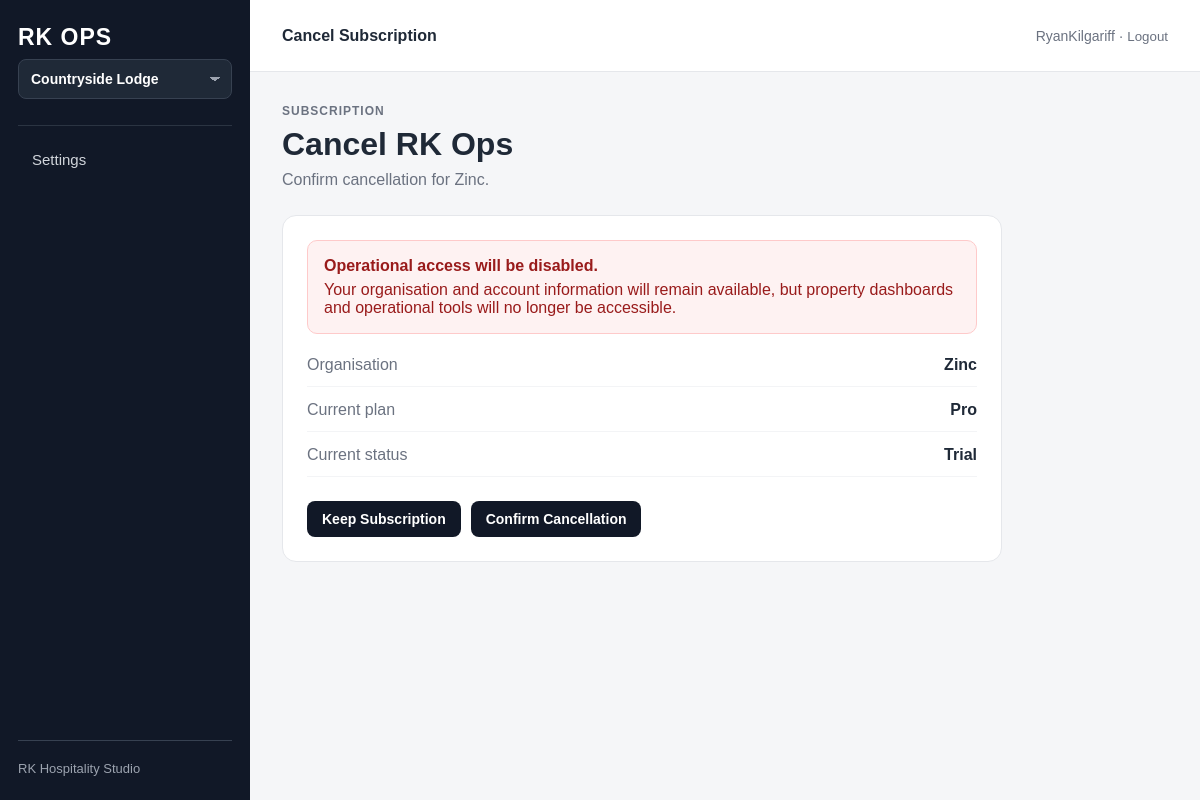
Before: /account/zinc/subscription/cancel/confirm/ (signed in) with the older database file.
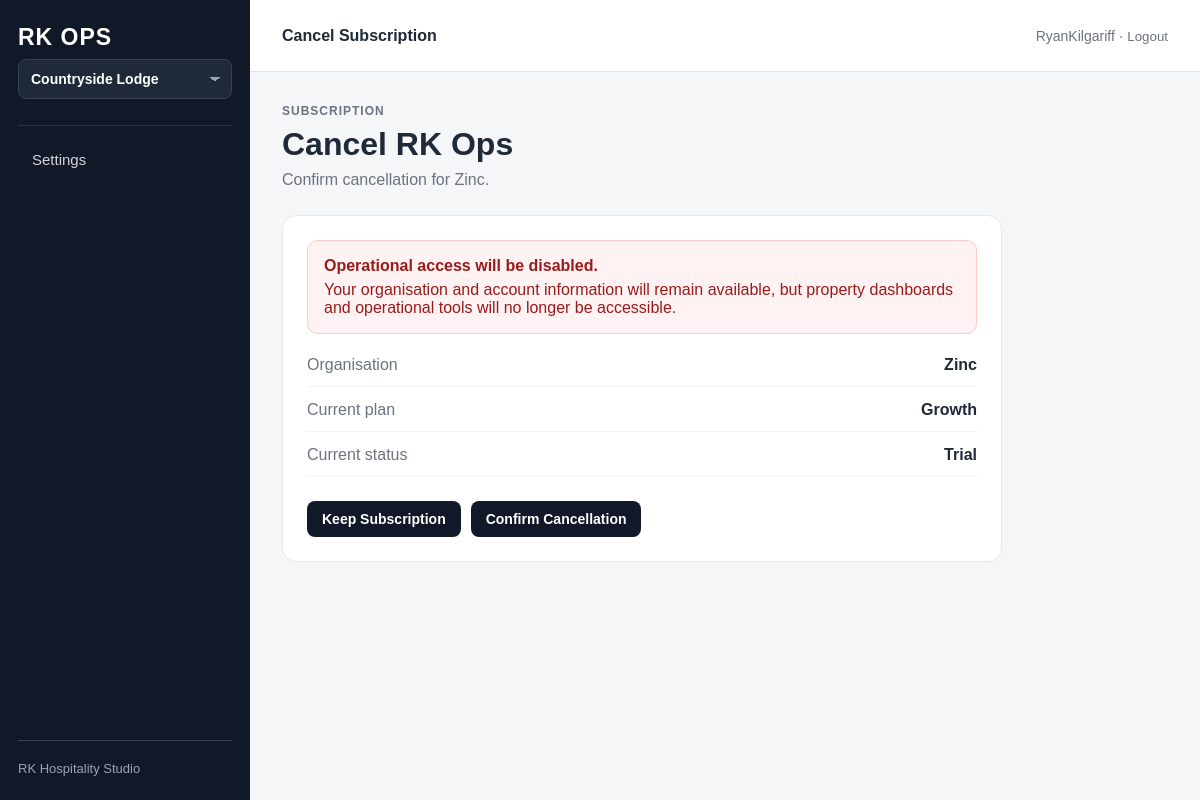
After: the same page with the newer database file.
### properties/models.py (models this page shows, shortened)
class OrganisationSubscription(models.Model):
    class Plan(models.TextChoices):
        FOUNDER_BETA = "founder_beta", "Founder Beta"
        STARTER = "starter", "Starter"
        GROWTH = "growth", "Growth"
        PRO = "pro", "Pro"
    class Status(models.TextChoices):
        PENDING = "pending", "Pending setup"
        TRIAL = "trial", "Trial"
        ACTIVE = "active", "Active"
        PAST_DUE = "past_due", "Past Due"
        CANCELLED = "cancelled", "Cancelled"
        SUSPENDED = "suspended", "Suspended"
    class BillingProvider(models.TextChoices):
        MANUAL = "manual", "Manual"
        STRIPE = "stripe", "Stripe"
        PAYPAL = "paypal", "PayPal"
    PLAN_CONFIG = {
        Plan.FOUNDER_BETA: {
            "public": False,
            "monthly_price": 29,
            "property_limit": 5,
            "member_limit": 25,
            "features": [
                "Core operations dashboard",
                "Tasks and issues",
                "Checklists",
                "Handover",
                "Team access",
                "Recurring tasks",
                "Escalations",
            ],
        },
        Plan.STARTER: {
            "public": True,
            "monthly_price": 39,
            "property_limit": 1,
            "member_limit": 8,
            "features": [
                "Core operations dashboard",
                "Tasks and issues",
                "Checklists",
                "Handover",
                "Team access",
            ],
        },
        Plan.GROWTH: {
            "public": True,
            "monthly_price": 69,
            "property_limit": 3,
            "member_limit": 20,
            "features": [
                "Everything in Starter",
                "Recurring tasks",
                "Operational analytics",
                "Escalations",
            ],
        },
        Plan.PRO: {
            "public": True,
            "monthly_price": 119,
            "property_limit": 10,
            "member_limit": 50,
            "features": [
                "Everything in Growth",
                "Multi-property operations",
                "Advanced workload visibility",
                "Priority support",
            ],
        },
    }
    list_display = (
        "organisation",
        "plan",
        "status",
        "billing_provider",
        "provider_subscription_id",
        "property_limit",
        "member_limit",
        "updated_at",
    )
    list_filter = (
        "plan",
        "status",
        "billing_provider",
    )
    search_fields = (
        "organisation__name",
        "provider_event_id",
        "provider_reference",
    )
    billing_provider = models.CharField(
        max_length=20,
        choices=BillingProvider.choices,
        default=BillingProvider.MANUAL,
    )
    provider_customer_id = models.CharField(
        max_length=255,
        blank=True,
    )
    provider_subscription_id = models.CharField(
        max_length=255,
        blank=True,
    )
    provider_reference = models.CharField(
        max_length=255,
        blank=True,
    )
    billing_metadata = models.JSONField(
        default=dict,
        blank=True,
    )
    organisation = models.OneToOneField(
        Organisation,
        on_delete=models.CASCADE,
        related_name="subscription",
    )
    plan = models.CharField(
        max_length=30,
        choices=Plan.choices,
        default=Plan.FOUNDER_BETA,
    )
    status = models.CharField(
        max_length=20,
        choices=Status.choices,
        default=Status.ACTIVE,
    )
    property_limit = models.PositiveIntegerField(
        default=1,
    )
    member_limit = models.PositiveIntegerField(
        default=10,
    )
    trial_ends_at = models.DateTimeField(
        null=True,
        blank=True,
    )
    current_period_ends_at = models.DateTimeField(
        null=True,
        blank=True,
    )
    cancelled_at = models.DateTimeField(
        null=True,
        blank=True,
    )
    created_at = models.DateTimeField(
        auto_now_add=True,
    )
    updated_at = models.DateTimeField(
        auto_now=True,
    )

### operations/views.py (the view)
@login_required
def organisation_subscription_cancel_confirm(
    request,
    organisation_slug,
):
    organisation = (
        require_organisation_management_access(
            request.user,
            organisation_slug,
        )
    )
    try:
        subscription = organisation.subscription
    except OrganisationSubscription.DoesNotExist:
        raise PermissionDenied(
            "This organisation does not have "
            "a subscription."
        )
    return render(
        request,
        "operations/subscription_cancel_confirm.html",
        {
            "organisation": organisation,
            "subscription": subscription,
            "active_page": "account",
        },
    )

### operations/utils.py (called while the page is built, shortened)
def get_organisation_for_user(
    user,
    organisation_slug,
):
    organisation = get_object_or_404(
        Organisation,
        slug=organisation_slug,
        is_active=True,
    )
    if user.is_superuser:
        return organisation, None

def require_organisation_management_access(
    user,
    organisation_slug,
):
    organisation, membership = (
        get_organisation_for_user(
            user,
            organisation_slug,
        )
    )
    if user.is_superuser:
        return organisation

### operations/templates/operations/subscription_cancel_confirm.html (shortened to what this page needs)
{% extends "operations/base.html" %}
{% block topbar_title %}
Cancel Subscription
{% endblock %}
{% block content %}
<p class="page-eyebrow">
    Subscription
</p>
<h1 class="page-title">
    Cancel RK Ops
</h1>
<p class="page-subtitle">
    Confirm cancellation for {{ organisation.name }}.
</p>
<div class="confirm-card">
    <div class="confirm-warning">
        <strong>
            Operational access will be disabled.
        </strong>
        <p>
            Your organisation and account information
            will remain available, but property
            dashboards and operational tools will no
            longer be accessible.
        </p>
    </div>
    <div class="confirm-summary">
        <div>
            <span>Organisation</span>
            <strong>
                {{ organisation.name }}
            </strong>
        </div>
        <div>
            <span>Current plan</span>
            <strong>
                {{ subscription.get_plan_display }}
            </strong>
        </div>
        <div>
            <span>Current status</span>
            <strong>
                {{ subscription.get_status_display }}
            </strong>
        </div>
    </div>
    <div class="confirm-actions">
        <a
            href="{% url 'operations:organisation_account' organisation.slug %}"
            class="button secondary-action"
        >
            Keep Subscription
        </a>
        <form
            method="post"
            action="{% url 'operations:organisation_subscription_cancel' organisation.slug %}"
        >
            <button
                type="submit"
                class="button danger-action"
            >
                Confirm Cancellation
            </button>
        </form>
    </div>
</div>
{% endblock %}

Changed rows visible on the page:
changed OrganisationSubscription "Trial": plan "Pro" → "Growth"
